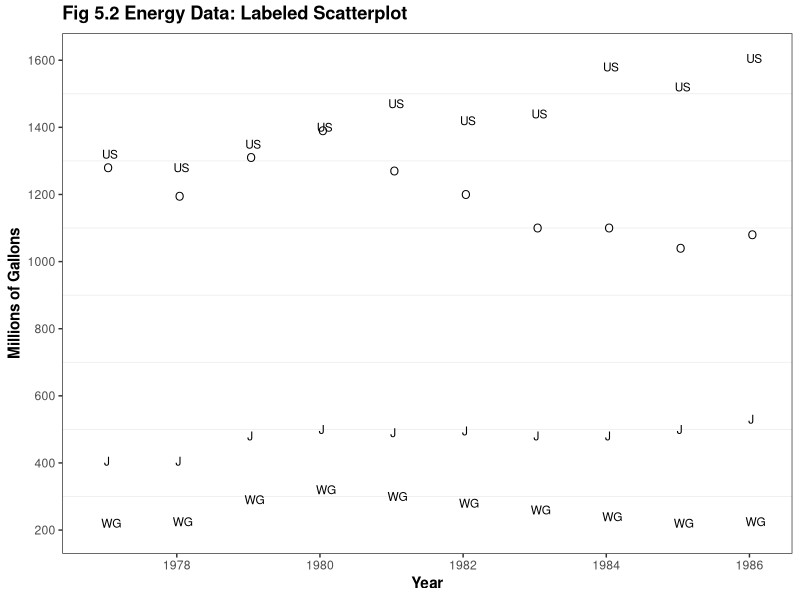
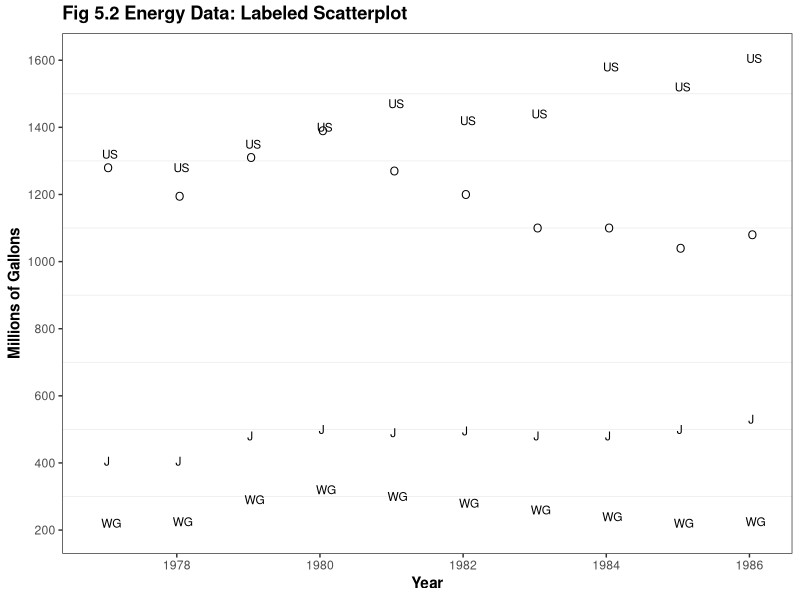

These figures' R source, in order:
library(ggplot2)
library(grid) # unit()
library(reshape2) # melt()

this_base <- "fig05-02_energy-data-labeled-scatterplot"

my_data <- data.frame(
  year = factor(c(1977, 1978, 1979, 1980, 1981, 1982, 1983, 1984, 1985, 1986)),
  us = c(1320, 1280, 1350, 1400, 1470, 1420, 1440, 1580, 1520, 1605),
  japan = c(405, 405, 480, 500, 490, 495, 480, 480, 500, 530),
  germany = c(220, 225, 290, 320, 300, 280, 260, 240, 220, 225),
  other = c(1280, 1195, 1310, 1390, 1270, 1200, 1100, 1100, 1040, 1080))

my_data_long <- melt(my_data, id.vars = c("year"),
                  measure.vars = c("us", "japan", "germany", "other"), 
                  variable.name = "country")

my_data_long$country_abbrev <- rep(c("US", "J", "WG", "O"), each = 10)

p <- ggplot(my_data_long, aes(x = year, y = value)) + 
  geom_text(aes(label = country_abbrev), hjust = 0.2, size = 3) +
  scale_x_discrete(breaks = seq(1978, 1986, 2)) +
  scale_y_continuous(breaks = seq(0, 1600, 200), limits = c(200, 1610)) +
  labs(x = "Year", y = "Millions of Gallons") +
  ggtitle("Fig 5.2 Energy Data: Labeled Scatterplot") + 
  theme_bw() +
  theme(panel.grid.major = element_blank(),
        plot.title = element_text(size = rel(1.2), face = "bold", vjust = 1.5),
        axis.title = element_text(face = "bold"),
        axis.text = element_text(),
        legend.position = "bottom",
        legend.direction = "vertical",
        legend.key.width = unit(2, "lines"),
        legend.key.height = unit(0.5, "lines"),
        legend.title = element_blank()) 

p

ggsave(paste0(this_base, ".png"), 
       p, width = 6, height = 5)

## note: my_data is estimated 
